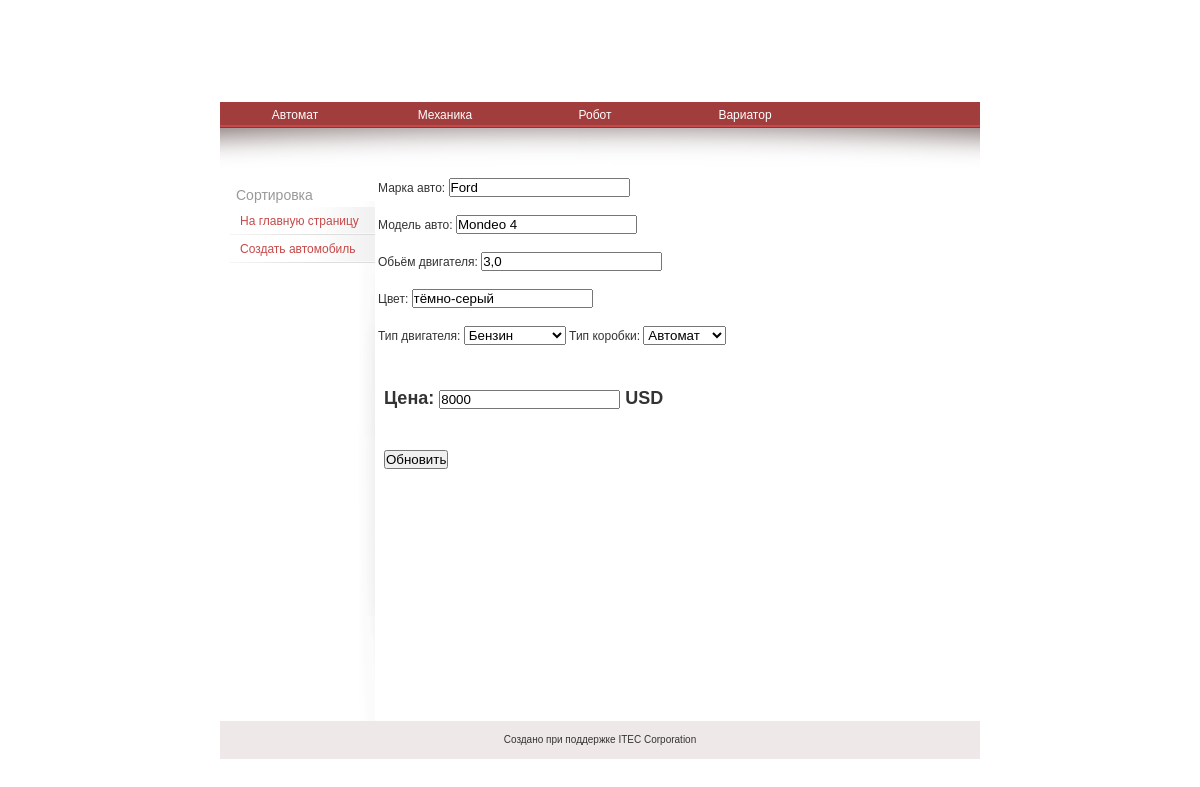
Screenshot of /edit/5 with the database file from the repository.
### infocar/models.py (models this page shows, shortened)
class Transmission(models.Model):
    name = models.CharField(max_length=50, verbose_name='Тип трансмиссии')
    class Meta:
        verbose_name_plural = 'Трансмиссии'
        verbose_name = 'Трансмиссия'

class Auto(models.Model):
    firm = models.CharField(max_length=100,verbose_name='Марка')
    model = models.CharField(max_length=100, verbose_name='Модель')
    color = models.CharField(max_length=50,verbose_name='Цвет')
    volume = models.FloatField(verbose_name='Обьём')
    engine = models.ForeignKey('Engine',verbose_name='Двигатель', on_delete=models.CASCADE)
    transmission = models.ForeignKey('Transmission',verbose_name='Трансмиссия', on_delete=models.CASCADE)
    price = models.IntegerField()
    class Meta:
        verbose_name_plural = 'Автомобили'
        verbose_name = 'Автомобиль'
        ordering = ['-price']

### infocar/views.py (the view, shortened to what this page needs)
# urls.py: path('edit/<int:id>',edit_auto,name='edit'),
def edit_auto(request,id):
    e = Engine.objects.all()
    t = Transmission.objects.all()
    ed_auto = Auto.objects.get(id=id)
    return render(request,'infocar/edit.html',{'e':e,'t':t,'ed_auto':ed_auto})

### infocar/templates/infocar/edit.html (shortened to what this page needs)
{%extends 'layout/basic.html'%}
{%block content%}
<form method="POST">
    <label for="firm">Марка авто:</label>
    <input id ='firm' type="text" name="firm" value="{{ed_auto.firm}}"><br><br>
    <label for="model">Модель авто:</label>
    <input id ='model' type="text" name="model" value="{{ed_auto.model}}"><br><br>
    <label for="volume">Обьём двигателя:</label>
    <input id ='volume' type="text"  name="volume" value='{{ed_auto.volume}}'><br><br>
    <label for="color">Цвет:</label>
    <input id ='color' type="text" name="color" value="{{ed_auto.color}}"><br><br>
    <label for="select_engine">Тип двигателя:</label>
    <select id = 'select_engine'name="engine" >
    {%for i in e%}
        <option  value={{i.id}}>{{i.name}}</option>
    {%endfor%}
</select>
    <label for="select_transmission">Тип коробки:</label>
    <select id = 'select_transmission'name="transmission">
    {%for d in t%}
    <option  value={{d.id}}>{{d.name}}</option>
    {%endfor%}
    </select><br><br><br>
    <h2><label for="price">Цена:</label>
    <input id ='price' type="number" step="1" name="price" value="{{ed_auto.price}}"> USD
</h2><br><br>
    <h1><input  type="submit" value="Обновить"></h1>
</form>
{%endblock%}

### infocar/templates/layout/basic.html (shortened to what this page needs)
{%load static%}
<!DOCTYPE html PUBLIC "-//W3C//DTD XHTML 1.0 Transitional//EN" "http://www.w3.org/TR/xhtml1/DTD/xhtml1-transitional.dtd">
<html xmlns="http://www.w3.org/1999/xhtml" xml:lang="en-US" lang="en-US">
<head>
<link rel="stylesheet" type="text/css" href='{%static "infocar/basic.css"%}' />
</head>
<body>
<div id="wrapper">
  <div id="header">{%block header%} ALL AUTO {%endblock%}</div>
  <ul id="nav">
    {%for tr in t%}
    <li><a href="{% url 'get_mechanical' tr.pk %}">{{tr.name}}</a></li>
 {%endfor%}
  </ul>
  <div id="content" class="clearfix">
    <div id="col_1">
      <h2>Сортировка</h2>
      <ul id="subnav">
        <li><a href="{% url 'index' %}">На главную страницу</a></li>
        <li><a href="{% url 'create' %}">Создать автомобиль</a></li>
      </ul>
    </div>
    <div id="col_2">
      {%block content%}
      {%endblock%}
    </div>
  </div>
  <div id="footer"><small>Создано при поддержке ITEC Corporation <br />
</div>
</body>
</html>

### infocar/static/infocar/basic.css (style rules this page uses)
* { margin: 0px; padding: 0px; }
html { min-height: 100%; }
body { text-align: center; font-family: arial, verdana, sans-serif; font-size: 12px; color: #333; background:white url(./images/bg_page.gif) no-repeat 50% 0; line-height:18px; }
p, h1, h2, h3, ol, ul, dl { padding:2px 6px 8px; }
ol,ul,dl h1, h2, h3, ol, ul, dl { padding:8px 6px 3px; }
ol, ul, dir, menu, dd { margin-left: 40px }
a:link { color: #C74848; text-decoration: underline; }
.clearfix:after { content:"."; display:block; height:0; clear:both; visibility:hidden; }
.clearfix { display:inline-block; }
.clearfix { display:block; }
h1 { font-size: 20px; line-height: 18px; }
h2 { font-size:18px; }
#wrapper { width:760px; margin:0 auto; }
#header { font-size:20px; color :white; position:relative; display:block; width:760px; height:102px; background:#FFF url(./images/bg_header.gif) repeat-x; }
#nav { display:block; width:760px; height:26px; margin:0; padding:0; list-style:none; text-align:center; background:#A13D3D url(./images/bg_nav.gif) repeat-x; }
#nav li { float:left; width:150px; }
#nav li a { text-decoration:none; display:block; padding:0; padding:0; height:1%; line-height:26px; color:#FFF; }
#content { width:740px; padding:50px 10px 0; min-height:543px; background:#FFF url(./images/bg_content.gif) no-repeat 0 0; text-align:left; }
#content #col_1 { width:20%; float:left; min-height:543px; background:url(./images/bg_left.gif) no-repeat 100% 50%; }
#content #col_1 h2 { color:#999999; font-size:14px; font-weight:normal; }
#subnav, #subnav ul { margin:0; padding:0; list-style:none; }
#subnav li a { display:block; padding:5px 10px 5px 10px; height:1%; background:url(./images/bg_subnav.gif) no-repeat 100% 100%; text-decoration:none }
#content #col_2 { width:80%; float:left; }
#footer { display:block; width:680px; padding: 10px 40px; margin:0 auto; background:#EEE9E8; -moz-border-radius:6px; }

### rows the page displays
Transmission: name "Автомат"
Transmission: name "Механика"
Transmission: name "Робот"
Transmission: name "Вариатор"
Auto: firm "Ford", model "Mondeo 4", volume "3,0", color "тёмно-серый", price "8000"

### other values shown
form field engine "Бензин"
form field transmission "Автомат"
